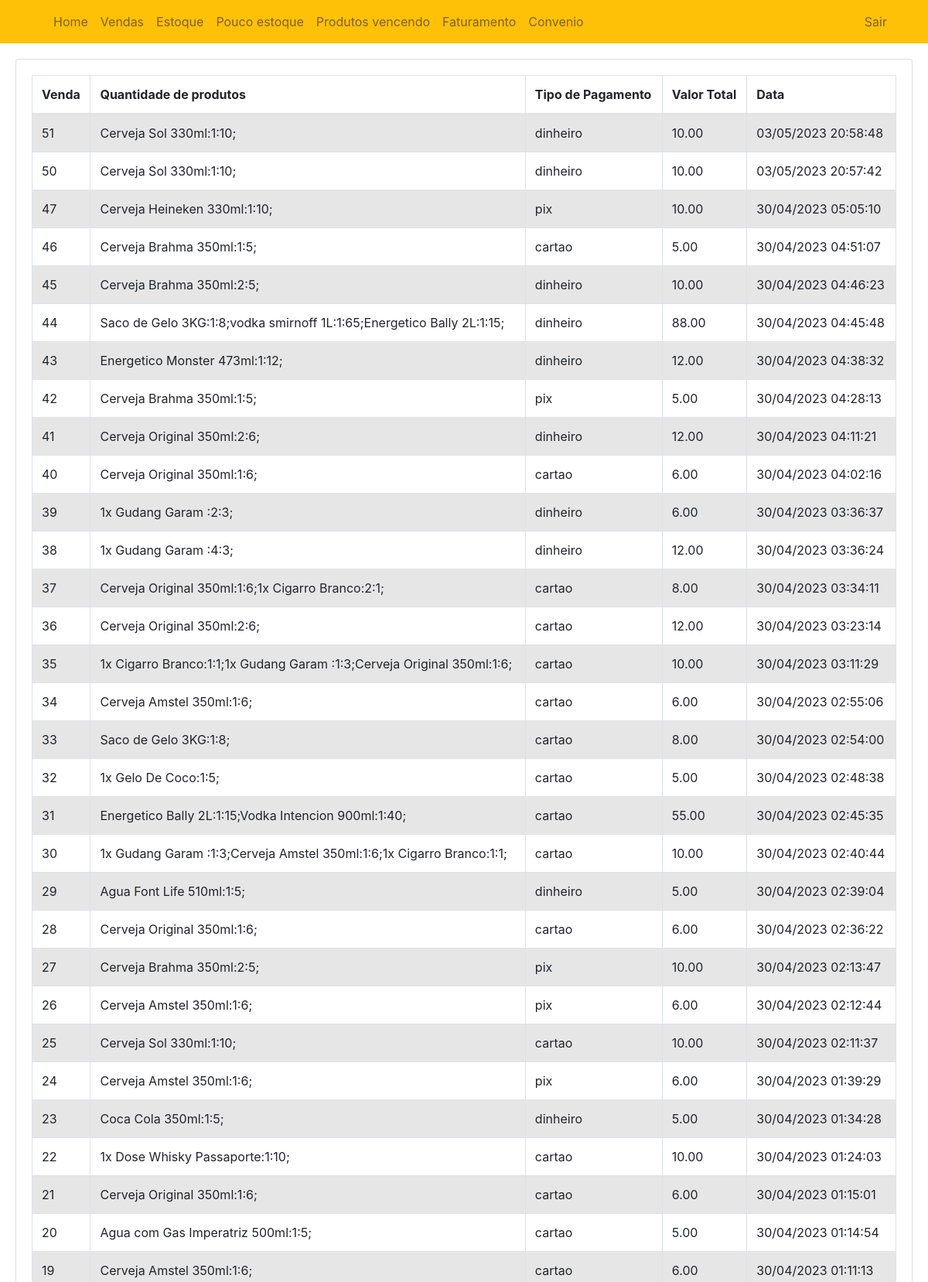
The page /vendas.php (upper part) on the database its author committed.
### tables this page shows
CREATE TABLE `vendas` (
  `id` int(11) NOT NULL,
  `data` timestamp NULL DEFAULT current_timestamp() ON UPDATE current_timestamp(),
  `valor_total` varchar(100) DEFAULT NULL,
  `produtos_vendidos` text DEFAULT NULL,
  `forma_pagamento` varchar(100) DEFAULT NULL
);

### vendas.php (the view, shortened to what this page needs)
<?php
$conexao = conexao::getInstance();
$sql = 'SELECT * FROM vendas order by data desc';
$stm = $conexao->prepare($sql);
$stm->execute();
$items = $stm->fetchAll(PDO::FETCH_OBJ);
?>
<!DOCTYPE html>
<html lang="en">
<head>
    <link href="https://cdn.jsdelivr.net/npm/bootstrap@5.2.3/dist/css/bootstrap.min.css" rel="stylesheet">
</head>
<body>
    <?php require('navbar.php') ?>
    <div class="card" style="margin: 20px;">
        <div class="card-body">
            <div class="table-responsive">
                <table class="table table-striped table-bordered align-middle" style="width: 100%;">
                    <thead>
                        <tr>
                            <th>Venda</th>
                            <th>Quantidade de produtos</th>
                            <th>Tipo de Pagamento</th>
                            <th>Valor Total</th>
                            <th>Data</th>
                        </tr>
                    </thead>
                    <tbody>
                        <?php foreach ($items as $item) : ?>
                            <tr>
                                <td><?= $item->id ?></td>
                                <td><?= $item->produtos_vendidos ?></td>
                                <td><?= $item->forma_pagamento ?></td>
                                <?php $data = date(('d/m/Y H:i:s'), strtotime($item->data)) ?>
                                <td class="money"><?= $item->valor_total ?></td>
                                <td><?= $data ?></td>
                            </tr>
                        <?php endforeach; ?>
                    </tbody>
                </table>
            </div>
        </div>
    </div>
</body>
</html>

### rows shown on the page
vendas: id "51", produtos_vendidos "Cerveja Sol 330ml:1:10;", forma_pagamento "dinheiro", valor_total "10.00", data "03/05/2023 20:58:48"
vendas: id "50", produtos_vendidos "Cerveja Sol 330ml:1:10;", forma_pagamento "dinheiro", valor_total "10.00", data "03/05/2023 20:57:42"
vendas: id "47", produtos_vendidos "Cerveja Heineken 330ml:1:10;", forma_pagamento "pix", valor_total "10.00", data "30/04/2023 05:05:10"
vendas: id "46", produtos_vendidos "Cerveja Brahma 350ml:1:5;", forma_pagamento "cartao", valor_total "5.00", data "30/04/2023 04:51:07"
vendas: id "45", produtos_vendidos "Cerveja Brahma 350ml:2:5;", forma_pagamento "dinheiro", valor_total "10.00", data "30/04/2023 04:46:23"
vendas: id "44", produtos_vendidos "Saco de Gelo 3KG:1:8;vodka smirnoff 1L:1:65;Energetico Bally 2L:1:15;", forma_pagamento "dinheiro", valor_total "88.00", data "30/04/2023 04:45:48"
vendas: id "43", produtos_vendidos "Energetico Monster 473ml:1:12;", forma_pagamento "dinheiro", valor_total "12.00", data "30/04/2023 04:38:32"
vendas: id "42", produtos_vendidos "Cerveja Brahma 350ml:1:5;", forma_pagamento "pix", valor_total "5.00", data "30/04/2023 04:28:13"
vendas: id "41", produtos_vendidos "Cerveja Original 350ml:2:6;", forma_pagamento "dinheiro", valor_total "12.00", data "30/04/2023 04:11:21"
vendas: id "40", produtos_vendidos "Cerveja Original 350ml:1:6;", forma_pagamento "cartao", valor_total "6.00", data "30/04/2023 04:02:16"
vendas: id "39", produtos_vendidos "1x Gudang Garam :2:3;", forma_pagamento "dinheiro", valor_total "6.00", data "30/04/2023 03:36:37"
vendas: id "38", produtos_vendidos "1x Gudang Garam :4:3;", forma_pagamento "dinheiro", valor_total "12.00", data "30/04/2023 03:36:24"
vendas: id "37", produtos_vendidos "Cerveja Original 350ml:1:6;1x Cigarro Branco:2:1;", forma_pagamento "cartao", valor_total "8.00", data "30/04/2023 03:34:11"
vendas: id "36", produtos_vendidos "Cerveja Original 350ml:2:6;", forma_pagamento "cartao", valor_total "12.00", data "30/04/2023 03:23:14"
vendas: id "35", produtos_vendidos "1x Cigarro Branco:1:1;1x Gudang Garam :1:3;Cerveja Original 350ml:1:6;", forma_pagamento "cartao", valor_total "10.00", data "30/04/2023 03:11:29"
vendas: id "34", produtos_vendidos "Cerveja Amstel 350ml:1:6;", forma_pagamento "cartao", valor_total "6.00", data "30/04/2023 02:55:06"
vendas: id "33", produtos_vendidos "Saco de Gelo 3KG:1:8;", forma_pagamento "cartao", valor_total "8.00", data "30/04/2023 02:54:00"
vendas: id "32", produtos_vendidos "1x Gelo De Coco:1:5;", forma_pagamento "cartao", valor_total "5.00", data "30/04/2023 02:48:38"
vendas: id "31", produtos_vendidos "Energetico Bally 2L:1:15;Vodka Intencion 900ml:1:40;", forma_pagamento "cartao", valor_total "55.00", data "30/04/2023 02:45:35"
vendas: id "30", produtos_vendidos "1x Gudang Garam :1:3;Cerveja Amstel 350ml:1:6;1x Cigarro Branco:1:1;", forma_pagamento "cartao", valor_total "10.00", data "30/04/2023 02:40:44"
vendas: id "29", produtos_vendidos "Agua Font Life 510ml:1:5;", forma_pagamento "dinheiro", valor_total "5.00", data "30/04/2023 02:39:04"
vendas: id "28", produtos_vendidos "Cerveja Original 350ml:1:6;", forma_pagamento "cartao", valor_total "6.00", data "30/04/2023 02:36:22"
vendas: id "27", produtos_vendidos "Cerveja Brahma 350ml:2:5;", forma_pagamento "pix", valor_total "10.00", data "30/04/2023 02:13:47"
vendas: id "26", produtos_vendidos "Cerveja Amstel 350ml:1:6;", forma_pagamento "pix", valor_total "6.00", data "30/04/2023 02:12:44"
vendas: id "25", produtos_vendidos "Cerveja Sol 330ml:1:10;", forma_pagamento "cartao", valor_total "10.00", data "30/04/2023 02:11:37"
vendas: id "24", produtos_vendidos "Cerveja Amstel 350ml:1:6;", forma_pagamento "pix", valor_total "6.00", data "30/04/2023 01:39:29"
vendas: id "23", produtos_vendidos "Coca Cola 350ml:1:5;", forma_pagamento "dinheiro", valor_total "5.00", data "30/04/2023 01:34:28"
vendas: id "22", produtos_vendidos "1x Dose Whisky Passaporte:1:10;", forma_pagamento "cartao", valor_total "10.00", data "30/04/2023 01:24:03"
vendas: id "21", produtos_vendidos "Cerveja Original 350ml:1:6;", forma_pagamento "cartao", valor_total "6.00", data "30/04/2023 01:15:01"
vendas: id "20", produtos_vendidos "Agua com Gas Imperatriz 500ml:1:5;", forma_pagamento "cartao", valor_total "5.00", data "30/04/2023 01:14:54"
vendas: id "19", produtos_vendidos "Cerveja Amstel 350ml:1:6;", forma_pagamento "cartao", valor_total "6.00", data "30/04/2023 01:11:13"
